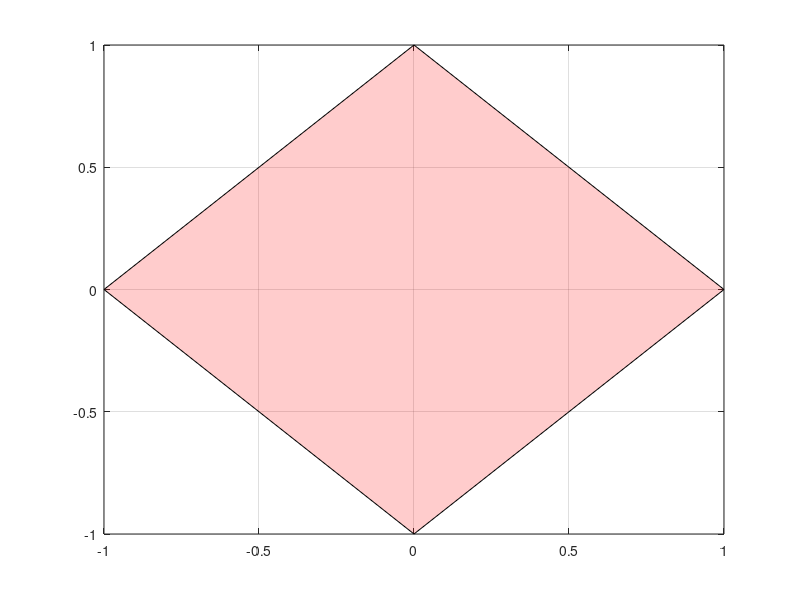

The MATLAB script that drew this image: (Note: this script raises an error after producing the figure.)
function q = P1Z23_WMU_DoubleIntegralOnSquare(f,n)
% Projekt 1, Zadanie 23
% Wiktor Murawski, 333255
%
% Funkcja P1Z23_WMU_DoubleIntegralOnSquare wyznacza przybliżenie całki
% podwójnej z funkcji f(x,y) na obszarze D = {(x,y):|x|+|y|<= 1}
% poprzez podział obszaru na 4n^2 trójkątów przystających i zastosowanie na
% każdym z nich kwadratury Gaussa rzędu drugiego
% Funkcja przyjmuje dwa argumenty:
% f - uchwyt do funkcji
% n - liczba całkowita wyznaczająca ilość trójkątów, na jakie podzielony
% będzie obszar; obszar dzielony jest na 4n^2 trójkątów

if(nargin < 2)
  n = 1;
end
if(nargin < 1)
  f = @(x,y) 0;
end

% Inicjalizacja wartości całki
q = 0;

figure(1);clf;
fill([1,0,-1,0],[0,1,0,-1],'r','FaceAlpha',0.2);
hold on;
grid on;
xlim([-1,1]);
ylim([-1,1]);


for x = 0:n-1
  for y = 0:n-x-1
    % Współrzędne wierzchołków trójkątów w ćwiartce pierwszej
    % W pierwszej kolumnie przechowywane są kolejno x1,x2,x3
    % W drugiej kolumnie przechowywane są kolejno y1,y2,y3
    vertices = [
      x/n, y/n;
      (x+1)/n, y/n;
      x/n, (y+1)/n; 
      ];

    % Przekład trójkątów na II, III i IV ćwiartkę
    triangles = {
      vertices; % I ćwiartka
      [-vertices(:,1), vertices(:,2)]; % II ćwiartka
      [-vertices(:,1), -vertices(:,2)]; % III ćwiartka
      [vertices(:,1), -vertices(:,2)]; % IV ćwiartka
      };

    % Zastosowanie kwadratury na każdym z 4 trójkątów
    for k = 1:length(triangles)
      t = triangles{k};
      q = q + QuadratureSW(f, ...
        t(1,1), t(1,2), t(2,1), t(2,2), t(3,1), t(3,2));
    end
  end % for y

  for y = 0:n-x-2
    vertices = [
      (x+1)/n, (y+1)/n;
      (x+1)/n, y/n;
      x/n, (y+1)/n; 
      ];

    triangles = {
      vertices; % I ćwiartka
      [-vertices(:,1), vertices(:,2)]; % II ćwiartka
      [-vertices(:,1), -vertices(:,2)]; % III ćwiartka
      [vertices(:,1), -vertices(:,2)]; % IV ćwiartka
      };

    for k = 1:length(triangles)
      t = triangles{k};
      q = q + QuadratureSW(f, ...
        t(1,1), t(1,2), t(2,1), t(2,2), t(3,1), t(3,2));
    end
  end % for y


end % for x

end